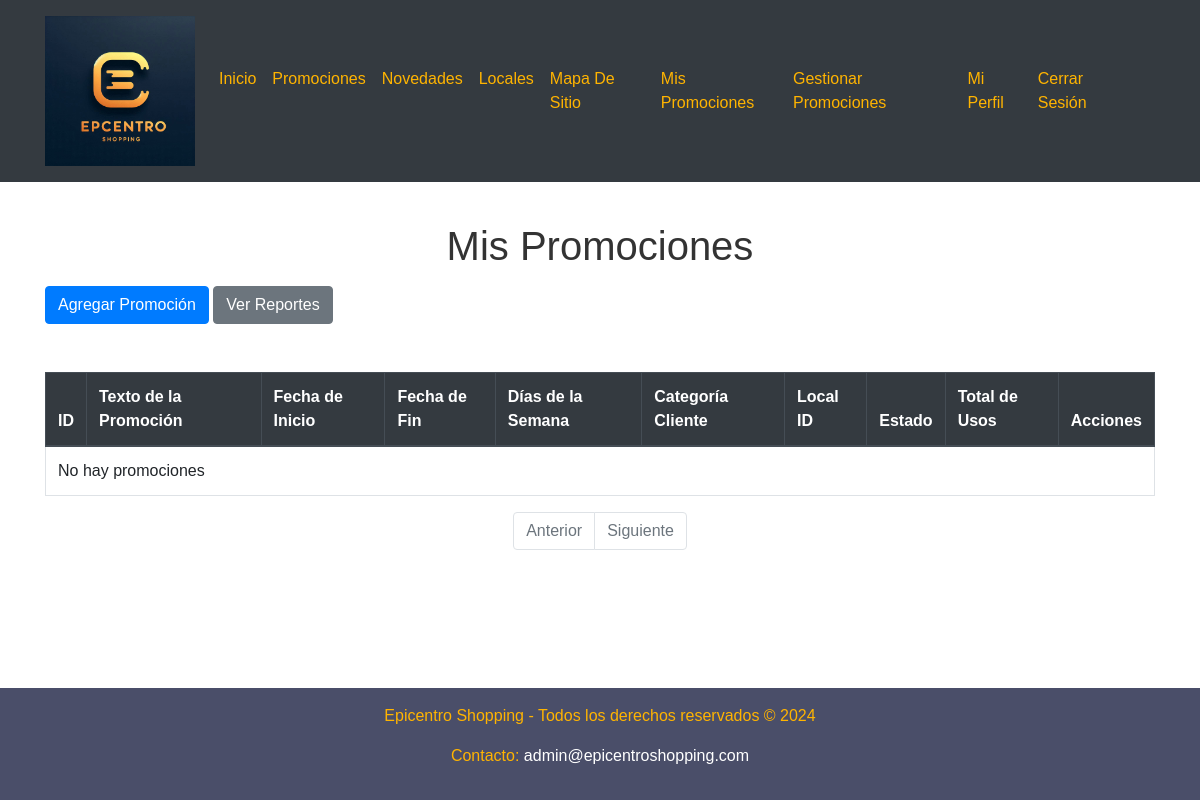
The app's page /misPromos.php (signed in), older data.
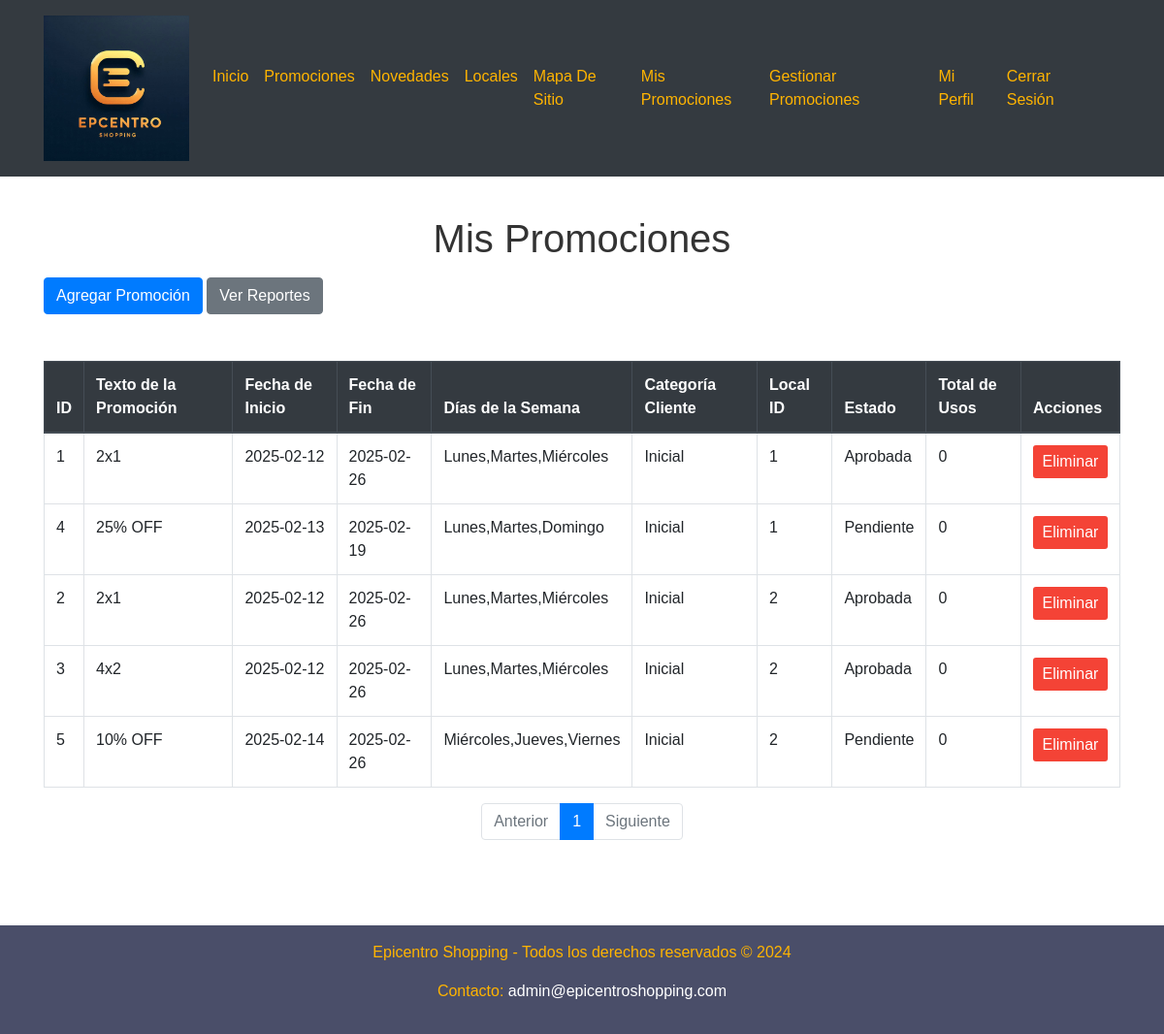
The same page, newer data.
### tables this page shows
CREATE TABLE `promociones` (
  `id` int(11) NOT NULL,
  `local_id` int(11) DEFAULT NULL,
  `textoPromo` varchar(200) NOT NULL,
  `fecha_inicio` date NOT NULL,
  `fecha_fin` date NOT NULL,
  `diasSemana` varchar(70) NOT NULL,
  `categoriaCliente` enum('Inicial','Medium','Premium') NOT NULL,
  `estadoPromo` set('Pendiente','Aprobada','Denegada') NOT NULL
);

### public/misPromos.php (the view, shortened to what this page needs)
<?php
include '../env/shopping_db.php';
$user_id = $_SESSION['user_id'];
$limit = 5;
$page = isset($_GET['page']) ? (int)$_GET['page'] : 1;
$offset = ($page - 1) * $limit;
$sql = "SELECT p.id, p.textoPromo, p.fecha_inicio, p.fecha_fin, p.diasSemana, p.categoriaCliente, p.local_id, p.estadoPromo,
               (SELECT COUNT(*) FROM promociones_cliente pc WHERE pc.idPromocion = p.id AND pc.estado = 'aceptada') AS totalPromos
        FROM promociones p
        WHERE p.local_id IN (SELECT id FROM locales WHERE idUsuario = ?)
        LIMIT ? OFFSET ?";
$stmt = $conn->prepare($sql);
$stmt->bind_param("iii", $user_id, $limit, $offset);
$stmt->execute();
$result = $stmt->get_result();
$total_result_sql = "SELECT COUNT(*) AS total
                     FROM promociones
                     WHERE local_id IN (SELECT id FROM locales WHERE idUsuario = ?)";
$total_stmt = $conn->prepare($total_result_sql);
$total_stmt->bind_param("i", $user_id);
$total_stmt->execute();
$total_result = $total_stmt->get_result();
$total_rows = $total_result->fetch_assoc()['total'];
$total_pages = ceil($total_rows / $limit);
?>
<!DOCTYPE html>
<html lang="es">
<head>
    <link rel="stylesheet" href="https://stackpath.bootstrapcdn.com/bootstrap/4.5.2/css/bootstrap.min.css">
    <link rel="stylesheet" href="../css/mispromos.css">
</head>
<body>
    <div class="wrapper">
        <?php include '../includes/header.php'; ?>
        <main class="container my-4">
            <h1>Mis Promociones</h1>
            <button class="btn btn-primary mb-3" onclick="location.href='darAltaPromos.php'">Agregar Promoción</button>
            <button class="btn btn-secondary mb-3" onclick="location.href='reportesDueño.php'">Ver Reportes</button>
            <div class="table-responsive">
                <table class="table table-bordered">
                    <thead class="thead-dark">
                        <tr>
                            <th>ID</th>
                            <th>Texto de la Promoción</th>
                            <th>Fecha de Inicio</th>
                            <th>Fecha de Fin</th>
                            <th>Días de la Semana</th>
                            <th>Categoría Cliente</th>
                            <th>Local ID</th>
                            <th>Estado</th>
                            <th>Total de Usos</th>
                            <th>Acciones</th>
                        </tr>
                    </thead>
                    <tbody>
                        <?php
                        if ($result->num_rows > 0) {
                            while ($row = $result->fetch_assoc()) {
                                echo "<tr>";
                                echo "<td>" . $row['id'] . "</td>";
                                echo "<td>" . $row['textoPromo'] . "</td>";
                                echo "<td>" . $row['fecha_inicio'] . "</td>";
                                echo "<td>" . $row['fecha_fin'] . "</td>";
                                echo "<td>" . $row['diasSemana'] . "</td>";
                                echo "<td>" . $row['categoriaCliente'] . "</td>";
                                echo "<td>" . $row['local_id'] . "</td>";
                                echo "<td>" . $row['estadoPromo'] . "</td>";
                                echo "<td>" . $row['totalPromos'] . "</td>";
                                echo "<td>";
                                echo "<form action='../private/eliminarPromo.php' method='POST' onsubmit='return confirm(\"¿Estás seguro de que deseas eliminar esta promoción?\");'>";
                                echo "<input type='submit' value='Eliminar' class='btn btn-danger'>";
                                echo "</form>";
                                echo "</td>";
                                echo "</tr>";
                            }
                        } else {
                            echo "<tr><td colspan='10'>No hay promociones</td></tr>";
                        }
                        ?>
                    </tbody>
                </table>
            </div>
            <nav aria-label="Page navigation">
                <ul class="pagination justify-content-center">
                    <li class="page-item <?php if($page <= 1){ echo 'disabled'; } ?>">
                        <a class="page-link" href="<?php if($page > 1){ echo "?page=" . ($page - 1); } ?>">Anterior</a>
                    </li>
                    <?php for($i = 1; $i <= $total_pages; $i++): ?>
                        <li class="page-item <?php if($page == $i){ echo 'active'; } ?>">
                            <a class="page-link" href="?page=<?= $i; ?>"><?= $i; ?></a>
                        </li>
                    <?php endfor; ?>
                    <li class="page-item <?php if($page >= $total_pages){ echo 'disabled'; } ?>">
                        <a class="page-link" href="<?php if($page < $total_pages){ echo "?page=" . ($page + 1); } ?>">Siguiente</a>
                    </li>
                </ul>
            </nav>
        </main>
        <?php include '../includes/footer.php'; ?>
    </div>
</body>
</html>

Row changes from the older to the newer data that the page shows:
added promociones: id "1", textoPromo "2x1", fecha_inicio "2025-02-12", fecha_fin "2025-02-26", diasSemana "Lunes,Martes,Miércoles", categoriaCliente "Inicial", local "1", estadoPromo "Aprobada", totalPromos "0"
added promociones: id "4", textoPromo "25% OFF", fecha_inicio "2025-02-13", fecha_fin "2025-02-19", diasSemana "Lunes,Martes,Domingo", categoriaCliente "Inicial", local "1", estadoPromo "Pendiente", totalPromos "0"
added promociones: id "2", textoPromo "2x1", fecha_inicio "2025-02-12", fecha_fin "2025-02-26", diasSemana "Lunes,Martes,Miércoles", categoriaCliente "Inicial", local "2", estadoPromo "Aprobada", totalPromos "0"
added promociones: id "3", textoPromo "4x2", fecha_inicio "2025-02-12", fecha_fin "2025-02-26", diasSemana "Lunes,Martes,Miércoles", categoriaCliente "Inicial", local "2", estadoPromo "Aprobada", totalPromos "0"
added promociones: id "5", textoPromo "10% OFF", fecha_inicio "2025-02-14", fecha_fin "2025-02-26", diasSemana "Miércoles,Jueves,Viernes", categoriaCliente "Inicial", local "2", estadoPromo "Pendiente", totalPromos "0"
Text that changed along with them:
new list line: "1"
text no longer shown: "No hay promociones"
